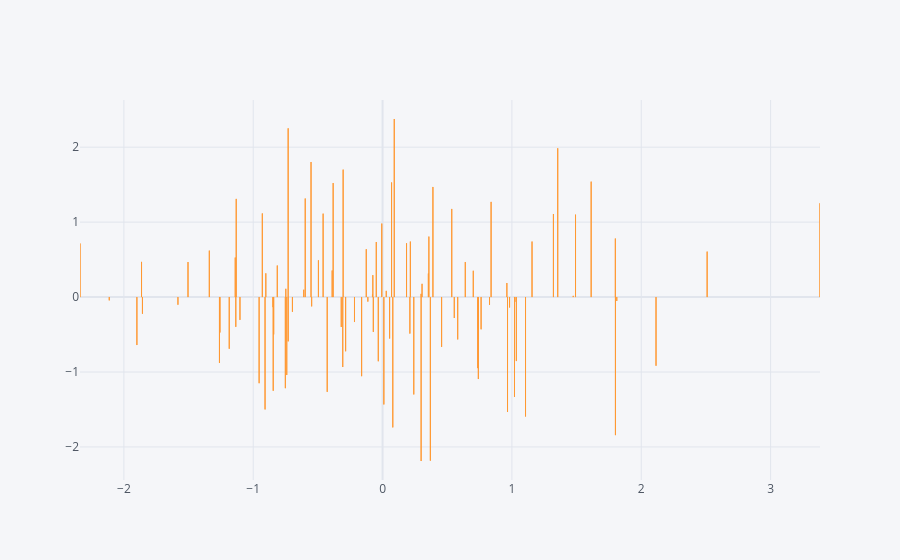

Here is the notebook cell this chart was saved with:
### Code cell
dataFrame.iplot(kind='bar', x='A', y='B', mode='markers', size=10)
